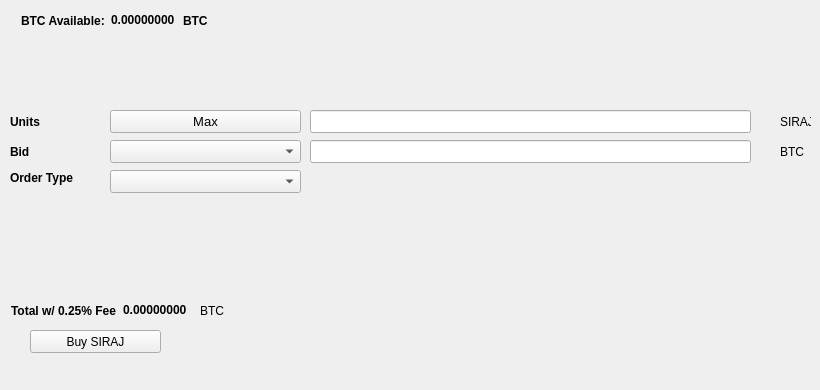
   <widget class="QWidget" name="BuyTab">
    <attribute name="title">
     <string>Buy</string>
    </attribute>
    <widget class="QPushButton" name="BuySIRAJ">
     <property name="geometry">
      <rect>
       <x>30</x>
       <y>330</y>
       <width>131</width>
       <height>23</height>
      </rect>
     </property>
     <property name="text">
      <string>Buy SIRAJ</string>
     </property>
     <property name="icon">
      <iconset resource="../Hello.qrc">
       <normaloff>:/icons/bitcoin</normaloff>:/icons/bitcoin</iconset>
     </property>
    </widget>
    <widget class="QLabel" name="label_3">
     <property name="geometry">
      <rect>
       <x>10</x>
       <y>110</y>
       <width>46</width>
       <height>23</height>
      </rect>
     </property>
     <property name="font">
      <font>
       <weight>75</weight>
       <bold>true</bold>
      </font>
     </property>
     <property name="text">
      <string>Units</string>
     </property>
    </widget>
    <widget class="QLineEdit" name="UnitsInput">
     <property name="geometry">
      <rect>
       <x>310</x>
       <y>110</y>
       <width>441</width>
       <height>23</height>
      </rect>
     </property>
     <property name="font">
      <font>
       <pointsize>9</pointsize>
       <weight>75</weight>
       <bold>true</bold>
      </font>
     </property>
    </widget>
    <widget class="QLineEdit" name="BuyBidPriceEdit">
     <property name="geometry">
      <rect>
       <x>310</x>
       <y>140</y>
       <width>441</width>
       <height>23</height>
      </rect>
     </property>
     <property name="font">
      <font>
       <pointsize>9</pointsize>
       <weight>75</weight>
       <bold>true</bold>
      </font>
     </property>
    </widget>
    <widget class="QLabel" name="label_4">
     <property name="geometry">
      <rect>
       <x>780</x>
       <y>110</y>
       <width>31</width>
       <height>23</height>
      </rect>
     </property>
     <property name="text">
      <string>SIRAJ</string>
     </property>
    </widget>
    <widget class="QLabel" name="label_5">
     <property name="geometry">
      <rect>
       <x>780</x>
       <y>140</y>
       <width>31</width>
       <height>23</height>
      </rect>
     </property>
     <property name="text">
      <string>BTC</string>
     </property>
    </widget>
    <widget class="QLabel" name="label_6">
     <property name="geometry">
      <rect>
       <x>10</x>
       <y>140</y>
       <width>46</width>
       <height>23</height>
      </rect>
     </property>
     <property name="font">
      <font>
       <weight>75</weight>
       <bold>true</bold>
      </font>
     </property>
     <property name="text">
      <string>Bid</string>
     </property>
    </widget>
    <widget class="QLabel" name="label_7">
     <property name="geometry">
      <rect>
       <x>10</x>
       <y>170</y>
       <width>91</width>
       <height>16</height>
      </rect>
     </property>
     <property name="font">
      <font>
       <weight>75</weight>
       <bold>true</bold>
      </font>
     </property>
     <property name="text">
      <string>Order Type</string>
     </property>
    </widget>
    <widget class="QPushButton" name="Buy_Max_Amount">
     <property name="geometry">
      <rect>
       <x>110</x>
       <y>110</y>
       <width>191</width>
       <height>23</height>
      </rect>
     </property>
     <property name="font">
      <font>
       <pointsize>10</pointsize>
      </font>
     </property>
     <property name="text">
      <string>Max</string>
     </property>
    </widget>
    <widget class="QComboBox" name="BuyBidcomboBox">
     <property name="geometry">
      <rect>
       <x>110</x>
       <y>140</y>
       <width>191</width>
       <height>23</height>
      </rect>
     </property>
     <property name="font">
      <font>
       <pointsize>10</pointsize>
      </font>
     </property>
    </widget>
    <widget class="QComboBox" name="buyOrdertypeCombo">
     <property name="geometry">
      <rect>
       <x>110</x>
       <y>170</y>
       <width>191</width>
       <height>23</height>
      </rect>
     </property>
     <property name="font">
      <font>
       <pointsize>10</pointsize>
      </font>
     </property>
    </widget>
    <widget class="QWidget" name="layoutWidget1">
     <property name="geometry">
      <rect>
       <x>21</x>
       <y>11</y>
       <width>227</width>
       <height>19</height>
      </rect>
     </property>
     <layout class="QHBoxLayout" name="horizontalLayout_3">
      <item>
       <widget class="QLabel" name="label232">
        <property name="font">
         <font>
          <weight>75</weight>
          <bold>true</bold>
         </font>
        </property>
        <property name="text">
         <string>BTC Available:</string>
        </property>
       </widget>
      </item>
      <item>
       <widget class="QLabel" name="BtcAvailableLbl">
        <property name="palette">
         <palette>
          <active>
           <colorrole role="WindowText">
            <brush brushstyle="SolidPattern">
             <color alpha="255">
              <red>0</red>
              <green>0</green>
              <blue>0</blue>
             </color>
            </brush>
           </colorrole>
           <colorrole role="Button">
            <brush brushstyle="SolidPattern">
             <color alpha="255">
              <red>0</red>
              <green>170</green>
              <blue>0</blue>
             </color>
            </brush>
           </colorrole>
           <colorrole role="Light">
            <brush brushstyle="SolidPattern">
             <color alpha="255">
              <red>0</red>
              <green>255</green>
              <blue>0</blue>
             </color>
            </brush>
           </colorrole>
           <colorrole role="Midlight">
            <brush brushstyle="SolidPattern">
             <color alpha="255">
              <red>0</red>
              <green>212</green>
              <blue>0</blue>
             </color>
            </brush>
           </colorrole>
           <colorrole role="Dark">
            <brush brushstyle="SolidPattern">
             <color alpha="255">
              <red>0</red>
              <green>85</green>
              <blue>0</blue>
             </color>
            </brush>
           </colorrole>
           <colorrole role="Mid">
            <brush brushstyle="SolidPattern">
             <color alpha="255">
              <red>0</red>
              <green>113</green>
              <blue>0</blue>
             </color>
            </brush>
           </colorrole>
           <colorrole role="Text">
            <brush brushstyle="SolidPattern">
             <color alpha="255">
              <red>0</red>
              <green>170</green>
              <blue>0</blue>
             </color>
            </brush>
           </colorrole>
           <colorrole role="BrightText">
            <brush brushstyle="SolidPattern">
             <color alpha="255">
              <red>255</red>
              <green>255</green>
              <blue>255</blue>
             </color>
            </brush>
           </colorrole>
           <colorrole role="ButtonText">
            <brush brushstyle="SolidPattern">
             <color alpha="255">
              <red>0</red>
              <green>0</green>
              <blue>0</blue>
             </color>
            </brush>
           </colorrole>
           <colorrole role="Base">
            <brush brushstyle="SolidPattern">
             <color alpha="255">
              <red>255</red>
              <green>255</green>
              <blue>255</blue>
             </color>
            </brush>
           </colorrole>
           <colorrole role="Window">
            <brush brushstyle="SolidPattern">
             <color alpha="255">
              <red>0</red>
              <green>170</green>
              <blue>0</blue>
             </color>
            </brush>
           </colorrole>
           <colorrole role="Shadow">
            <brush brushstyle="SolidPattern">
             <color alpha="255">
              <red>0</red>
              <green>0</green>
              <blue>0</blue>
             </color>
            </brush>
           </colorrole>
           <colorrole role="AlternateBase">
            <brush brushstyle="SolidPattern">
             <color alpha="255">
              <red>127</red>
              <green>212</green>
              <blue>127</blue>
             </color>
            </brush>
           </colorrole>
           <colorrole role="ToolTipBase">
            <brush brushstyle="SolidPattern">
             <color alpha="255">
              <red>255</red>
              <green>255</green>
              <blue>220</blue>
             </color>
            </brush>
           </colorrole>
           <colorrole role="ToolTipText">
            <brush brushstyle="SolidPattern">
             <color alpha="255">
              <red>0</red>
              <green>0</green>
              <blue>0</blue>
             </color>
            </brush>
           </colorrole>
          </active>
          <inactive>
           <colorrole role="WindowText">
            <brush brushstyle="SolidPattern">
             <color alpha="255">
              <red>0</red>
              <green>0</green>
              <blue>0</blue>
             </color>
            </brush>
           </colorrole>
           <colorrole role="Button">
            <brush brushstyle="SolidPattern">
             <color alpha="255">
              <red>0</red>
              <green>170</green>
              <blue>0</blue>
             </color>
            </brush>
           </colorrole>
           <colorrole role="Light">
            <brush brushstyle="SolidPattern">
             <color alpha="255">
              <red>0</red>
              <green>255</green>
              <blue>0</blue>
             </color>
            </brush>
           </colorrole>
           <colorrole role="Midlight">
            <brush brushstyle="SolidPattern">
             <color alpha="255">
              <red>0</red>
              <green>212</green>
              <blue>0</blue>
             </color>
            </brush>
           </colorrole>
           <colorrole role="Dark">
            <brush brushstyle="SolidPattern">
             <color alpha="255">
              <red>0</red>
              <green>85</green>
              <blue>0</blue>
             </color>
            </brush>
           </colorrole>
           <colorrole role="Mid">
            <brush brushstyle="SolidPattern">
             <color alpha="255">
              <red>0</red>
              <green>113</green>
              <blue>0</blue>
             </color>
            </brush>
           </colorrole>
           <colorrole role="Text">
            <brush brushstyle="SolidPattern">
             <color alpha="255">
              <red>0</red>
              <green>170</green>
              <blue>0</blue>
             </color>
            </brush>
           </colorrole>
           <colorrole role="BrightText">
            <brush brushstyle="SolidPattern">
             <color alpha="255">
              <red>255</red>
              <green>255</green>
              <blue>255</blue>
             </color>
            </brush>
           </colorrole>
           <colorrole role="ButtonText">
            <brush brushstyle="SolidPattern">
             <color alpha="255">
              <red>0</red>
              <green>0</green>
              <blue>0</blue>
             </color>
            </brush>
           </colorrole>
           <colorrole role="Base">
            <brush brushstyle="SolidPattern">
             <color alpha="255">
              <red>255</red>
              <green>255</green>
              <blue>255</blue>
             </color>
            </brush>
           </colorrole>
           <colorrole role="Window">
            <brush brushstyle="SolidPattern">
             <color alpha="255">
              <red>0</red>
              <green>170</green>
              <blue>0</blue>
             </color>
            </brush>
           </colorrole>
           <colorrole role="Shadow">
            <brush brushstyle="SolidPattern">
             <color alpha="255">
              <red>0</red>
              <green>0</green>
              <blue>0</blue>
             </color>
            </brush>
           </colorrole>
           <colorrole role="AlternateBase">
            <brush brushstyle="SolidPattern">
             <color alpha="255">
              <red>127</red>
              <green>212</green>
              <blue>127</blue>
             </color>
            </brush>
           </colorrole>
           <colorrole role="ToolTipBase">
            <brush brushstyle="SolidPattern">
             <color alpha="255">
              <red>255</red>
              <green>255</green>
              <blue>220</blue>
             </color>
            </brush>
           </colorrole>
           <colorrole role="ToolTipText">
            <brush brushstyle="SolidPattern">
             <color alpha="255">
              <red>0</red>
              <green>0</green>
              <blue>0</blue>
             </color>
            </brush>
           </colorrole>
          </inactive>
          <disabled>
           <colorrole role="WindowText">
            <brush brushstyle="SolidPattern">
             <color alpha="255">
              <red>0</red>
              <green>85</green>
              <blue>0</blue>
             </color>
            </brush>
           </colorrole>
           <colorrole role="Button">
            <brush brushstyle="SolidPattern">
             <color alpha="255">
              <red>0</red>
              <green>170</green>
              <blue>0</blue>
             </color>
            </brush>
           </colorrole>
           <colorrole role="Light">
            <brush brushstyle="SolidPattern">
             <color alpha="255">
              <red>0</red>
              <green>255</green>
              <blue>0</blue>
             </color>
            </brush>
           </colorrole>
           <colorrole role="Midlight">
            <brush brushstyle="SolidPattern">
             <color alpha="255">
              <red>0</red>
              <green>212</green>
              <blue>0</blue>
             </color>
            </brush>
           </colorrole>
           <colorrole role="Dark">
            <brush brushstyle="SolidPattern">
             <color alpha="255">
              <red>0</red>
              <green>85</green>
              <blue>0</blue>
             </color>
            </brush>
           </colorrole>
           <colorrole role="Mid">
            <brush brushstyle="SolidPattern">
             <color alpha="255">
              <red>0</red>
              <green>113</green>
              <blue>0</blue>
             </color>
            </brush>
           </colorrole>
           <colorrole role="Text">
            <brush brushstyle="SolidPattern">
             <color alpha="255">
              <red>0</red>
              <green>85</green>
              <blue>0</blue>
             </color>
            </brush>
           </colorrole>
           <colorrole role="BrightText">
            <brush brushstyle="SolidPattern">
             <color alpha="255">
              <red>255</red>
              <green>255</green>
              <blue>255</blue>
             </color>
            </brush>
           </colorrole>
           <colorrole role="ButtonText">
            <brush brushstyle="SolidPattern">
             <color alpha="255">
              <red>0</red>
              <green>85</green>
              <blue>0</blue>
             </color>
            </brush>
           </colorrole>
           <colorrole role="Base">
            <brush brushstyle="SolidPattern">
             <color alpha="255">
              <red>0</red>
              <green>170</green>
              <blue>0</blue>
             </color>
            </brush>
           </colorrole>
           <colorrole role="Window">
            <brush brushstyle="SolidPattern">
             <color alpha="255">
              <red>0</red>
              <green>170</green>
              <blue>0</blue>
             </color>
            </brush>
           </colorrole>
           <colorrole role="Shadow">
            <brush brushstyle="SolidPattern">
             <color alpha="255">
              <red>0</red>
              <green>0</green>
              <blue>0</blue>
             </color>
            </brush>
           </colorrole>
           <colorrole role="AlternateBase">
            <brush brushstyle="SolidPattern">
             <color alpha="255">
              <red>0</red>
              <green>170</green>
              <blue>0</blue>
             </color>
            </brush>
           </colorrole>
           <colorrole role="ToolTipBase">
            <brush brushstyle="SolidPattern">
             <color alpha="255">
              <red>255</red>
              <green>255</green>
              <blue>220</blue>
             </color>
            </brush>
           </colorrole>
           <colorrole role="ToolTipText">
            <brush brushstyle="SolidPattern">
             <color alpha="255">
              <red>0</red>
              <green>0</green>
              <blue>0</blue>
             </color>
            </brush>
           </colorrole>
          </disabled>
         </palette>
        </property>
        <property name="font">
         <font>
          <weight>75</weight>
          <bold>true</bold>
         </font>
        </property>
        <property name="text">
         <string>0.00000000</string>
        </property>
        <property name="textInteractionFlags">
         <set>Qt::LinksAccessibleByMouse|Qt::TextSelectableByKeyboard|Qt::TextSelectableByMouse</set>
        </property>
       </widget>
      </item>
      <item>
       <widget class="QLabel" name="BtcAvailableLbl_2">
        <property name="font">
         <font>
          <weight>75</weight>
          <bold>true</bold>
         </font>
        </property>
        <property name="text">
         <string>BTC</string>
        </property>
       </widget>
      </item>
     </layout>
    </widget>
    <widget class="QWidget" name="layoutWidge2">
     <property name="geometry">
      <rect>
       <x>11</x>
       <y>301</y>
       <width>259</width>
       <height>19</height>
      </rect>
     </property>
     <layout class="QHBoxLayout" name="horizontalLayout_4">
      <item>
       <widget class="QLabel" name="label_9">
        <property name="font">
         <font>
          <weight>75</weight>
          <bold>true</bold>
         </font>
        </property>
        <property name="text">
         <string>Total w/ 0.25% Fee</string>
        </property>
       </widget>
      </item>
      <item>
       <widget class="QLabel" name="BuyCostLabel">
        <property name="palette">
         <palette>
          <active>
           <colorrole role="WindowText">
            <brush brushstyle="SolidPattern">
             <color alpha="255">
              <red>0</red>
              <green>0</green>
              <blue>0</blue>
             </color>
            </brush>
           </colorrole>
           <colorrole role="Button">
            <brush brushstyle="SolidPattern">
             <color alpha="255">
              <red>0</red>
              <green>170</green>
              <blue>0</blue>
             </color>
            </brush>
           </colorrole>
           <colorrole role="Light">
            <brush brushstyle="SolidPattern">
             <color alpha="255">
              <red>0</red>
              <green>255</green>
              <blue>0</blue>
             </color>
            </brush>
           </colorrole>
           <colorrole role="Midlight">
            <brush brushstyle="SolidPattern">
             <color alpha="255">
              <red>0</red>
              <green>212</green>
              <blue>0</blue>
             </color>
            </brush>
           </colorrole>
           <colorrole role="Dark">
            <brush brushstyle="SolidPattern">
             <color alpha="255">
              <red>0</red>
              <green>85</green>
              <blue>0</blue>
             </color>
            </brush>
           </colorrole>
           <colorrole role="Mid">
            <brush brushstyle="SolidPattern">
             <color alpha="255">
              <red>0</red>
              <green>113</green>
              <blue>0</blue>
             </color>
            </brush>
           </colorrole>
           <colorrole role="Text">
            <brush brushstyle="SolidPattern">
             <color alpha="255">
              <red>0</red>
              <green>170</green>
              <blue>0</blue>
             </color>
            </brush>
           </colorrole>
           <colorrole role="BrightText">
            <brush brushstyle="SolidPattern">
             <color alpha="255">
              <red>255</red>
              <green>255</green>
              <blue>255</blue>
             </color>
            </brush>
           </colorrole>
           <colorrole role="ButtonText">
            <brush brushstyle="SolidPattern">
             <color alpha="255">
              <red>0</red>
              <green>0</green>
              <blue>0</blue>
             </color>
            </brush>
           </colorrole>
           <colorrole role="Base">
            <brush brushstyle="SolidPattern">
             <color alpha="255">
              <red>255</red>
              <green>255</green>
              <blue>255</blue>
             </color>
            </brush>
           </colorrole>
           <colorrole role="Window">
            <brush brushstyle="SolidPattern">
             <color alpha="255">
              <red>0</red>
              <green>170</green>
              <blue>0</blue>
             </color>
            </brush>
           </colorrole>
           <colorrole role="Shadow">
            <brush brushstyle="SolidPattern">
             <color alpha="255">
              <red>0</red>
              <green>0</green>
              <blue>0</blue>
             </color>
            </brush>
           </colorrole>
           <colorrole role="AlternateBase">
            <brush brushstyle="SolidPattern">
             <color alpha="255">
              <red>127</red>
              <green>212</green>
              <blue>127</blue>
             </color>
            </brush>
           </colorrole>
           <colorrole role="ToolTipBase">
            <brush brushstyle="SolidPattern">
             <color alpha="255">
              <red>255</red>
              <green>255</green>
              <blue>220</blue>
             </color>
            </brush>
           </colorrole>
           <colorrole role="ToolTipText">
            <brush brushstyle="SolidPattern">
             <color alpha="255">
              <red>0</red>
              <green>0</green>
              <blue>0</blue>
             </color>
            </brush>
           </colorrole>
          </active>
          <inactive>
           <colorrole role="WindowText">
            <brush brushstyle="SolidPattern">
             <color alpha="255">
              <red>0</red>
              <green>0</green>
              <blue>0</blue>
             </color>
            </brush>
           </colorrole>
           <colorrole role="Button">
            <brush brushstyle="SolidPattern">
             <color alpha="255">
              <red>0</red>
              <green>170</green>
              <blue>0</blue>
             </color>
            </brush>
           </colorrole>
           <colorrole role="Light">
            <brush brushstyle="SolidPattern">
             <color alpha="255">
              <red>0</red>
              <green>255</green>
              <blue>0</blue>
             </color>
            </brush>
           </colorrole>
           <colorrole role="Midlight">
            <brush brushstyle="SolidPattern">
             <color alpha="255">
              <red>0</red>
              <green>212</green>
              <blue>0</blue>
             </color>
            </brush>
           </colorrole>
           <colorrole role="Dark">
            <brush brushstyle="SolidPattern">
             <color alpha="255">
              <red>0</red>
              <green>85</green>
              <blue>0</blue>
             </color>
            </brush>
           </colorrole>
           <colorrole role="Mid">
            <brush brushstyle="SolidPattern">
             <color alpha="255">
              <red>0</red>
              <green>113</green>
              <blue>0</blue>
             </color>
            </brush>
           </colorrole>
           <colorrole role="Text">
            <brush brushstyle="SolidPattern">
             <color alpha="255">
              <red>0</red>
              <green>170</green>
              <blue>0</blue>
             </color>
            </brush>
           </colorrole>
           <colorrole role="BrightText">
            <brush brushstyle="SolidPattern">
             <color alpha="255">
              <red>255</red>
              <green>255</green>
              <blue>255</blue>
             </color>
            </brush>
           </colorrole>
           <colorrole role="ButtonText">
            <brush brushstyle="SolidPattern">
             <color alpha="255">
              <red>0</red>
              <green>0</green>
              <blue>0</blue>
             </color>
            </brush>
           </colorrole>
           <colorrole role="Base">
            <brush brushstyle="SolidPattern">
             <color alpha="255">
              <red>255</red>
              <green>255</green>
              <blue>255</blue>
             </color>
            </brush>
           </colorrole>
           <colorrole role="Window">
            <brush brushstyle="SolidPattern">
             <color alpha="255">
              <red>0</red>
              <green>170</green>
              <blue>0</blue>
             </color>
            </brush>
           </colorrole>
           <colorrole role="Shadow">
            <brush brushstyle="SolidPattern">
             <color alpha="255">
              <red>0</red>
              <green>0</green>
              <blue>0</blue>
             </color>
            </brush>
           </colorrole>
           <colorrole role="AlternateBase">
            <brush brushstyle="SolidPattern">
             <color alpha="255">
              <red>127</red>
              <green>212</green>
              <blue>127</blue>
             </color>
            </brush>
           </colorrole>
           <colorrole role="ToolTipBase">
            <brush brushstyle="SolidPattern">
             <color alpha="255">
              <red>255</red>
              <green>255</green>
              <blue>220</blue>
             </color>
            </brush>
           </colorrole>
           <colorrole role="ToolTipText">
            <brush brushstyle="SolidPattern">
             <color alpha="255">
              <red>0</red>
              <green>0</green>
              <blue>0</blue>
             </color>
            </brush>
           </colorrole>
          </inactive>
          <disabled>
           <colorrole role="WindowText">
            <brush brushstyle="SolidPattern">
             <color alpha="255">
              <red>0</red>
              <green>85</green>
              <blue>0</blue>
             </color>
            </brush>
           </colorrole>
           <colorrole role="Button">
            <brush brushstyle="SolidPattern">
             <color alpha="255">
              <red>0</red>
              <green>170</green>
              <blue>0</blue>
             </color>
            </brush>
           </colorrole>
           <colorrole role="Light">
            <brush brushstyle="SolidPattern">
             <color alpha="255">
              <red>0</red>
              <green>255</green>
              <blue>0</blue>
             </color>
            </brush>
           </colorrole>
           <colorrole role="Midlight">
            <brush brushstyle="SolidPattern">
             <color alpha="255">
              <red>0</red>
              <green>212</green>
              <blue>0</blue>
             </color>
            </brush>
           </colorrole>
           <colorrole role="Dark">
            <brush brushstyle="SolidPattern">
             <color alpha="255">
              <red>0</red>
              <green>85</green>
              <blue>0</blue>
             </color>
            </brush>
           </colorrole>
           <colorrole role="Mid">
            <brush brushstyle="SolidPattern">
             <color alpha="255">
              <red>0</red>
              <green>113</green>
              <blue>0</blue>
             </color>
            </brush>
           </colorrole>
           <colorrole role="Text">
            <brush brushstyle="SolidPattern">
             <color alpha="255">
              <red>0</red>
              <green>85</green>
              <blue>0</blue>
             </color>
            </brush>
           </colorrole>
           <colorrole role="BrightText">
            <brush brushstyle="SolidPattern">
             <color alpha="255">
              <red>255</red>
              <green>255</green>
              <blue>255</blue>
             </color>
            </brush>
           </colorrole>
           <colorrole role="ButtonText">
            <brush brushstyle="SolidPattern">
             <color alpha="255">
              <red>0</red>
              <green>85</green>
              <blue>0</blue>
             </color>
            </brush>
           </colorrole>
           <colorrole role="Base">
            <brush brushstyle="SolidPattern">
             <color alpha="255">
              <red>0</red>
              <green>170</green>
              <blue>0</blue>
             </color>
            </brush>
           </colorrole>
           <colorrole role="Window">
            <brush brushstyle="SolidPattern">
             <color alpha="255">
              <red>0</red>
              <green>170</green>
              <blue>0</blue>
             </color>
            </brush>
           </colorrole>
           <colorrole role="Shadow">
            <brush brushstyle="SolidPattern">
             <color alpha="255">
              <red>0</red>
              <green>0</green>
              <blue>0</blue>
             </color>
            </brush>
           </colorrole>
           <colorrole role="AlternateBase">
            <brush brushstyle="SolidPattern">
             <color alpha="255">
              <red>0</red>
              <green>170</green>
              <blue>0</blue>
             </color>
            </brush>
           </colorrole>
           <colorrole role="ToolTipBase">
            <brush brushstyle="SolidPattern">
             <color alpha="255">
              <red>255</red>
              <green>255</green>
              <blue>220</blue>
             </color>
            </brush>
           </colorrole>
           <colorrole role="ToolTipText">
            <brush brushstyle="SolidPattern">
             <color alpha="255">
              <red>0</red>
              <green>0</green>
              <blue>0</blue>
             </color>
            </brush>
           </colorrole>
          </disabled>
         </palette>
        </property>
        <property name="font">
         <font>
          <weight>75</weight>
          <bold>true</bold>
         </font>
        </property>
        <property name="autoFillBackground">
         <bool>false</bool>
        </property>
        <property name="text">
         <string>0.00000000</string>
        </property>
        <property name="textInteractionFlags">
         <set>Qt::LinksAccessibleByMouse|Qt::TextSelectableByMouse</set>
        </property>
       </widget>
      </item>
      <item>
       <widget class="QLabel" name="label_10">
        <property name="font">
         <font>
          <weight>50</weight>
          <bold>false</bold>
         </font>
        </property>
        <property name="text">
         <string>BTC</string>
        </property>
       </widget>
      </item>
     </layout>
    </widget>
    <widget class="QLabel" name="label_24">
     <property name="geometry">
      <rect>
       <x>460</x>
       <y>300</y>
       <width>281</width>
       <height>81</height>
      </rect>
     </property>
     <property name="text">
      <string/>
     </property>
     <property name="pixmap">
      <pixmap>:/images/bittrex</pixmap>
     </property>
    </widget>
   </widget>
